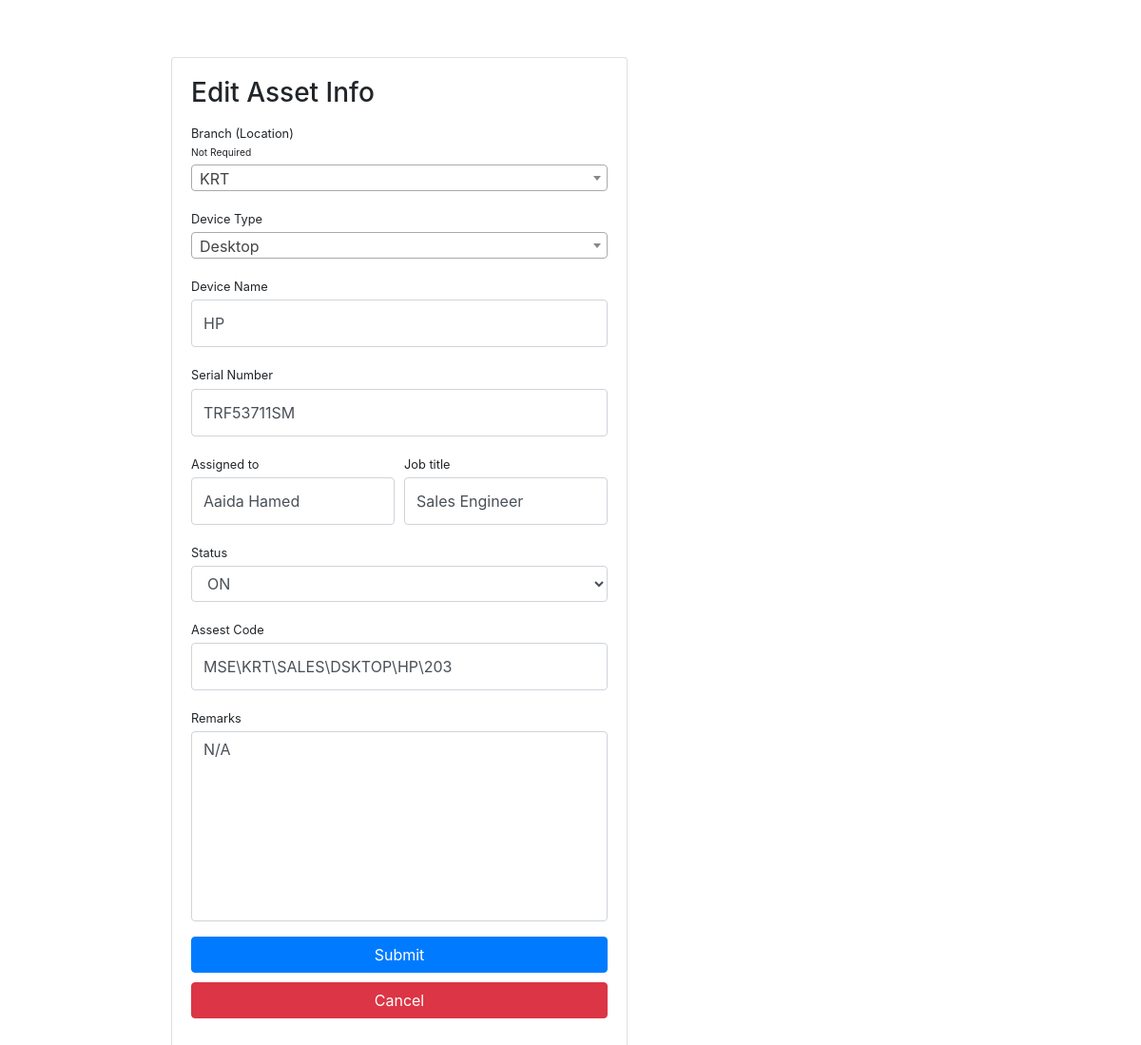
The app's page /dist/editAssest.php?asset_id=1 with its own data.
### tables this page shows
CREATE TABLE `company_assets` (
  `id` int(255) NOT NULL,
  `company_name` varchar(255) NOT NULL,
  `DeviceType` varchar(255) NOT NULL,
  `DeviceName` varchar(255) NOT NULL,
  `SerialNumber` varchar(255) NOT NULL,
  `AssignedTo` varchar(255) NOT NULL,
  `JobTitle` varchar(255) NOT NULL,
  `Status` varchar(255) NOT NULL,
  `Location` varchar(255) NOT NULL,
  `AssestsCode` varchar(255) NOT NULL,
  `Remarks` varchar(255) NOT NULL
);

### dist/editAssest.php (the view, shortened to what this page needs)
<?php
include 'con_db.php';
$asset_id = $_GET['asset_id'];
 $result32 = mysqli_query($con,"SELECT * FROM company_assets WHERE id = '$asset_id'");
 $row32 = mysqli_fetch_array($result32);
?>
<!DOCTYPE html>
<html>
<head>
<link href="css/styles.css" rel="stylesheet" />
<link href="https://cdn.jsdelivr.net/npm/select2@4.1.0-rc.0/dist/css/select2.min.css" rel="stylesheet" />
</head>
<body>
<div style="margin-left: 15%;margin-top: 5%; width: 40%;">
              <div id="layoutSidenav_content">
                <div class="card mb-4">
                 <div class="card-body">
                    <h3>Edit Asset Info</h3>
    <form method="post" id="insertform" action="editAssestAction.php">
                                <div class="form-group">
                            <label class="small mb-1" >Branch (Location)<br><small>Not Required</small></label>
                            <br>
                        </div>
                                <div class="form-group">
                                    <label class="small mb-1">Device Type</label>
                                    <br>
                                </div>
                                <div class="form-group">
                                    <label class="small mb-1">Device Name</label>
                                    <input class="form-control py-4" type="text" placeholder="Enter Device Name" value="<?php echo $row32['DeviceName']; ?>" name="device_name" id="DeviceName" />
                                </div>
                                <div class="form-group">
                                    <label class="small mb-1">Serial Number</label>
                                    <input class="form-control py-4" type="text" placeholder="Enter Device Serial Number" value="<?php echo $row32['SerialNumber']; ?>" name="serial_number" id="serial_number" />
                                </div>
                        <div class="form-row">
                            <div class="col-md-6">
                                <div class="form-group">
                                    <label class="small mb-1">Assigned to</label>
                                    <input class="form-control py-4" type="text" placeholder="Enter Emplyee Name" name="assigned_to" value="<?php echo $row32['AssignedTo']; ?>" id="AssignedTo" />
                                </div>
                            </div>
                            <div class="col-md-6">
                                <div class="form-group">
                                    <label class="small mb-1">Job title</label>
                                    <input class="form-control py-4" type="text" placeholder="Enter Employee Job title" value="<?php echo $row32['JobTitle']; ?>" name="job_title" id="JobTitle" />
                                </div>
                            </div>
                        </div>
                        <div class="form-group">
                            <label class="small mb-1" >Status</label>
                           <select class="form-control col-xs-12" id="Status" name="status">
                            <option><?php echo $row32['Status']; ?></option>
                           </select>
                        </div>
                        <div class="form-group">
                                    <label class="small mb-1">Assest Code</label>
                                    <input class="form-control py-4" type="text" placeholder="Enter Device Name" name="assest_code" value="<?php echo $row32['AssestsCode']; ?>" id="assest_code" />
                                </div>
                        <div class="form-group">
                            <label class="small mb-1">Remarks</label>
                            <textarea style="resize: none;height: 200px;" class="form-control" placeholder="Add Remarks..." id="Remarks" name="remarks"><?php echo $row32['Remarks']; ?></textarea>
                        </div>
                        <button style="margin-bottom: 10px;" name="submitEdit" class="btn btn-primary btn-block" id="AddBTN">Submit</button>
                        <a href="index.php" style="margin-bottom: 20px;" class="btn btn-danger btn-block">Cancel</a>
      </form>
                </div>
</body>
</html>

### records on screen
company_assets: device_name "HP", serial_number "TRF53711SM", assigned_to "Aaida Hamed", job_title "Sales Engineer", status "ON", assest_code "MSE\\KRT\\SALES\\DSKTOP\\HP\\203", remarks "N/A"
